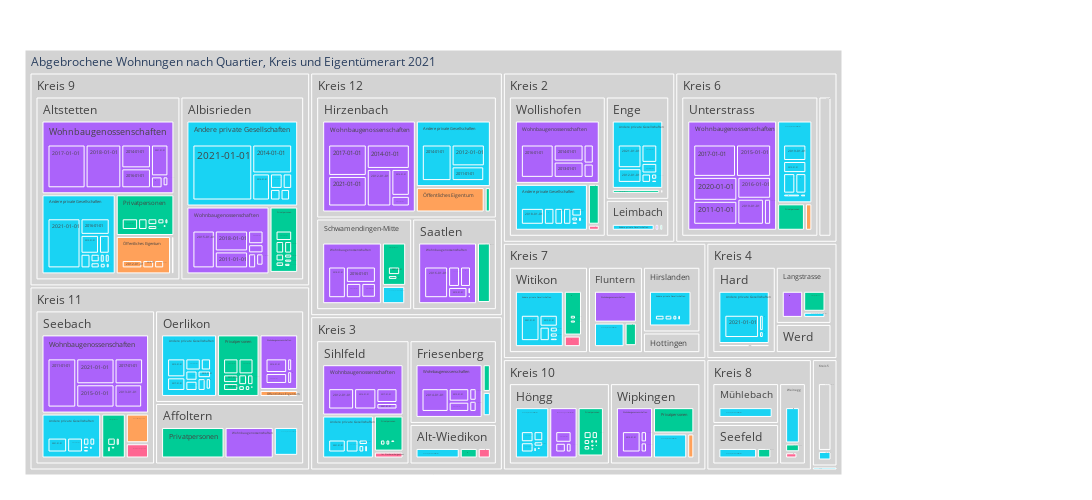

Write notebook code for a chart like this one.
### Code cell
fig = px.treemap(myTreemapAgg.query('sum_WhgAbb >0').reset_index(), path=[px.Constant("Abgebrochene Wohnungen nach Quartier, Kreis und Eigentümerart 2021")
                                                                                      ,'KreisLang', 'QuarLang','EigGruLang', 'StichtagDatJahr']
                 , values='sum_WhgAbb'
                 , color='EigGruLang'
                 ## bei discrete scales (bei Klassen und Strings):                 
                 , color_discrete_map={'(?)':'lightgrey','EVP':'gold', 'SP':'#FF3030', 'PdA':'#EE3B3B', 'Grüne':'#A2CD5A','GLP':'#CAFF70','Die Mitte':'orange','FDP':'#104E8B','AL':'deeppink','SVP':'forestgreen', 'FL ZÜRI':'#8B864E','Volt':'#lightblue' }                
                 ## bei continuous scales (bei Zahlenwerten):
                , color_continuous_scale='cividis'
                #, color_continuous_midpoint=np.average(df['AnzBestWir'], weights=df['AnzBestWir'])  
                 ,height=500
                 ,width=1100                 
                )
fig.update_traces(root_color="grey")
fig.update_layout(margin = dict(t=50, l=25, r=250, b=25))
fig.show()

### Figure 1 — Plotly figure (JSON) as saved in the notebook; plotly's stock layout.template omitted (floating-point values rounded to 4 significant figures; data arrays with more than 128 entries replaced by an {"elided": "..."} marker saying what was removed)
{"data": [{"branchvalues": "total", "customdata": {"elided": "609x1 str values"}, "domain": {"x": [0, 1], "y": [0, 1]}, "hovertemplate": "labels=%{label}<br>sum_WhgAbb=%{value}<br>parent=%{parent}<br>id=%{id}<br>EigGruLang=%{customdata[0]}<extra></extra>", "ids": {"elided": "609 str values"}, "labels": {"elided": "609 str values"}, "marker": {"colors": {"elided": "609 str values"}}, "name": "", "parents": {"elided": "609 str values"}, "root": {"color": "grey"}, "type": "treemap", "values": {"elided": "609 int values"}}], "layout": {"height": 500, "legend": {"tracegroupgap": 0}, "margin": {"b": 25, "l": 25, "r": 250, "t": 50}, "width": 1100}}
